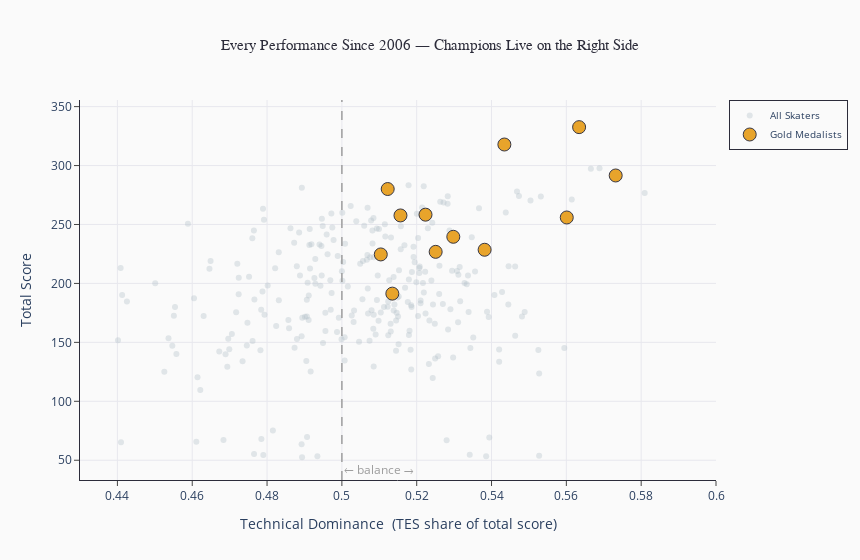

Notebook code for this chart:
### Markdown cell above
# Act 1 — The Arena

Before we argue about what wins…

let’s look at the battlefield.

ere's every single Olympic singles performance since 2006 —
each dot is one skater, one Games.

- **Right** = more technical
- **Up** = higher total score
- **Gold dots** = champions

Where do champions cluster?

>*The central question starts here: where do champions actually live on the art-vs-technique spectrum?*

### Code cell
import plotly.graph_objects as go
import pandas as pd

GOLD_COLOR  = '#e8a020'
GREY_COLOR  = '#b0bec5'
BG_COLOR    = '#fafafa'
SPINE_COLOR = '#2c2c3a'

df_plot = df[df['total_tss'] > 50].copy()

non_medal = df_plot[df_plot['medal_label'].isna()]
gold      = df_plot[df_plot['medal_label'] == 'Gold']

fig = go.Figure()

# All skaters (grey dots)
fig.add_trace(go.Scatter(
    x=non_medal['tech_dominance'],
    y=non_medal['total_tss'],
    mode='markers',
    name='All Skaters',
    marker=dict(color=GREY_COLOR, size=6, opacity=0.35),
    hovertemplate=(
        '<b>%{customdata[0]}</b><br>'
        'Year: %{customdata[1]}<br>'
        'Tech Dominance: %{x:.1%}<br>'
        'Total Score: %{y:.2f}'
        '<extra></extra>'
    ),
    customdata=non_medal[['skater', 'year']].values
))

# Gold medalists
fig.add_trace(go.Scatter(
    x=gold['tech_dominance'],
    y=gold['total_tss'],
    mode='markers',
    name='Gold Medalists',
    marker=dict(
        color=GOLD_COLOR, size=13, opacity=0.95,
        line=dict(color=SPINE_COLOR, width=1)
    ),
    hovertemplate=(
        '<b>🥇 %{customdata[0]}</b><br>'
        'Year: %{customdata[1]}<br>'
        'Tech Dominance: %{x:.1%}<br>'
        'Total Score: %{y:.2f}'
        '<extra></extra>'
    ),
    customdata=gold[['skater', 'year']].values
))

# Balance line at x=0.50
fig.add_vline(
    x=0.50, line_dash='dash',
    line_color='#9e9e9e', line_width=1.5,
    annotation_text='← balance →',
    annotation_font_color='#9e9e9e',
    annotation_position='bottom right'
)

fig.update_layout(
    title=dict(
        text='Every Performance Since 2006 — Champions Live on the Right Side',
        font=dict(size=15, color=SPINE_COLOR, family='Arial'),
        x=0.5, xanchor='center'
    ),
    xaxis=dict(
        title='Technical Dominance  (TES share of total score)',
        range=[0.43, 0.60],
        gridcolor='#e8e8ee', showgrid=True,
        linecolor=SPINE_COLOR, ticks='outside'
    ),
    yaxis=dict(
        title='Total Score',
        gridcolor='#e8e8ee', showgrid=True,
        linecolor=SPINE_COLOR, ticks='outside'
    ),
    plot_bgcolor=BG_COLOR,
    paper_bgcolor=BG_COLOR,
    legend=dict(
        font=dict(size=10),
        bordercolor=SPINE_COLOR,
        borderwidth=1
    ),
    hoverlabel=dict(
        bgcolor='white',
        bordercolor=SPINE_COLOR,
        font_size=12,
        font_family='Arial'
    ),
    width=860, height=560
)

fig.show()

### Figure 1 — Plotly figure (JSON) as saved in the notebook; plotly's stock layout.template omitted (floating-point values rounded to 4 significant figures; data arrays with more than 128 entries replaced by an {"elided": "..."} marker saying what was removed)
{"data": [{"customdata": {"elided": "269x2 mixed values"}, "hovertemplate": "<b>%{customdata[0]}</b><br>Year: %{customdata[1]}<br>Tech Dominance: %{x:.1%}<br>Total Score: %{y:.2f}<extra></extra>", "marker": {"color": "#b0bec5", "opacity": 0.35, "size": 6}, "mode": "markers", "name": "All Skaters", "type": "scatter", "x": {"elided": "269 float values"}, "y": {"elided": "269 float values"}}, {"customdata": [["SHAIDOROV Mikhail", 2026], ["LIU Alysa", 2026], ["CHEN Nathan", 2022], ["SHCHERBAKOVA Anna", 2022], ["HANYU Yuzuru", 2018], ["ZAGITOVA Alina", 2018], ["HANYU Yuzuru", 2014], ["SOTNIKOVA Adelina", 2014], ["LYSACEK Evan", 2010], ["KIM Yu-Na", 2010], ["PLUSHENKO Evgeni", 2006], ["ARAKAWA Shizuka", 2006]], "hovertemplate": "<b>🥇 %{customdata[0]}</b><br>Year: %{customdata[1]}<br>Tech Dominance: %{x:.1%}<br>Total Score: %{y:.2f}<extra></extra>", "marker": {"color": "#e8a020", "line": {"color": "#2c2c3a", "width": 1}, "opacity": 0.95, "size": 13}, "mode": "markers", "name": "Gold Medalists", "type": "scatter", "x": [0.5732, 0.5251, 0.5634, 0.5601, 0.5434, 0.5298, 0.5122, 0.5104, 0.5157, 0.5382, 0.5224, 0.5135], "y": [291.6, 226.8, 332.6, 255.9, 317.9, 239.6, 280.1, 224.6, 257.7, 228.6, 258.3, 191.3]}], "layout": {"annotations": [{"font": {"color": "#9e9e9e"}, "showarrow": false, "text": "← balance →", "x": 0.5, "xanchor": "left", "xref": "x", "y": 0, "yanchor": "bottom", "yref": "y domain"}], "height": 560, "hoverlabel": {"bgcolor": "white", "bordercolor": "#2c2c3a", "font": {"family": "Arial", "size": 12}}, "legend": {"bordercolor": "#2c2c3a", "borderwidth": 1, "font": {"size": 10}}, "paper_bgcolor": "#fafafa", "plot_bgcolor": "#fafafa", "shapes": [{"line": {"color": "#9e9e9e", "dash": "dash", "width": 1.5}, "type": "line", "x0": 0.5, "x1": 0.5, "xref": "x", "y0": 0, "y1": 1, "yref": "y domain"}], "title": {"font": {"color": "#2c2c3a", "family": "Arial", "size": 15}, "text": "Every Performance Since 2006 — Champions Live on the Right Side", "x": 0.5, "xanchor": "center"}, "width": 860, "xaxis": {"gridcolor": "#e8e8ee", "linecolor": "#2c2c3a", "range": [0.43, 0.6], "showgrid": true, "ticks": "outside", "title": {"text": "Technical Dominance  (TES share of total score)"}}, "yaxis": {"gridcolor": "#e8e8ee", "linecolor": "#2c2c3a", "showgrid": true, "ticks": "outside", "title": {"text": "Total Score"}}}}
